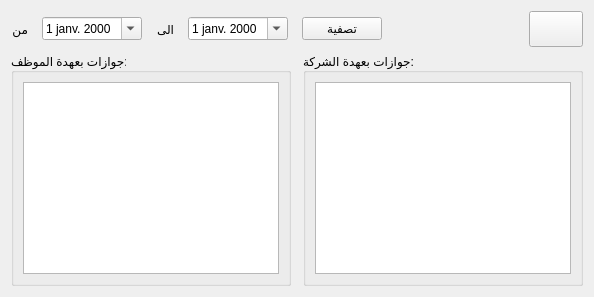
             <widget class="QWidget" name="page_2">
              <layout class="QGridLayout" name="gridLayout_5">
               <item row="1" column="0">
                <widget class="QGroupBox" name="groupBox_employee_custody">
                 <property name="title">
                  <string>جوازات بعهدة الموظف:</string>
                 </property>
                 <layout class="QVBoxLayout" name="verticalLayout_employee_custody">
                  <item>
                   <widget class="QTableWidget" name="table_employee_custody">
                    <property name="editTriggers">
                     <set>QAbstractItemView::NoEditTriggers</set>
                    </property>
                   </widget>
                  </item>
                 </layout>
                </widget>
               </item>
               <item row="1" column="2">
                <widget class="QGroupBox" name="groupBox_company_custody">
                 <property name="title">
                  <string>جوازات بعهدة الشركة:</string>
                 </property>
                 <layout class="QVBoxLayout" name="verticalLayout_company_custody">
                  <item>
                   <widget class="QTableWidget" name="table_company_custody">
                    <property name="editTriggers">
                     <set>QAbstractItemView::NoEditTriggers</set>
                    </property>
                   </widget>
                  </item>
                 </layout>
                </widget>
               </item>
               <item row="0" column="0" colspan="3">
                <layout class="QHBoxLayout" name="horizontalLayout_filter">
                 <property name="spacing">
                  <number>14</number>
                 </property>
                 <item>
                  <widget class="QLabel" name="label_from">
                   <property name="maximumSize">
                    <size>
                     <width>60</width>
                     <height>16777215</height>
                    </size>
                   </property>
                   <property name="text">
                    <string>من</string>
                   </property>
                  </widget>
                 </item>
                 <item>
                  <widget class="QDateEdit" name="dateEdit_from">
                   <property name="locale">
                    <locale language="French" country="France"/>
                   </property>
                   <property name="calendarPopup">
                    <bool>true</bool>
                   </property>
                  </widget>
                 </item>
                 <item>
                  <widget class="QLabel" name="label_to">
                   <property name="maximumSize">
                    <size>
                     <width>60</width>
                     <height>16777215</height>
                    </size>
                   </property>
                   <property name="text">
                    <string>الى</string>
                   </property>
                  </widget>
                 </item>
                 <item>
                  <widget class="QDateEdit" name="dateEdit_to">
                   <property name="locale">
                    <locale language="French" country="France"/>
                   </property>
                   <property name="calendarPopup">
                    <bool>true</bool>
                   </property>
                  </widget>
                 </item>
                 <item>
                  <widget class="QPushButton" name="btn_filter_employee_custody">
                   <property name="text">
                    <string>تصفية</string>
                   </property>
                   <property name="icon">
                    <iconset resource="img/img.qrc">
                     <normaloff>:/img/icon-filter.png</normaloff>:/img/icon-filter.png</iconset>
                   </property>
                   <property name="iconSize">
                    <size>
                     <width>32</width>
                     <height>32</height>
                    </size>
                   </property>
                  </widget>
                 </item>
                 <item>
                  <spacer name="horizontalSpacer_12">
                   <property name="orientation">
                    <enum>Qt::Horizontal</enum>
                   </property>
                   <property name="sizeHint" stdset="0">
                    <size>
                     <width>40</width>
                     <height>20</height>
                    </size>
                   </property>
                  </spacer>
                 </item>
                 <item>
                  <widget class="QPushButton" name="btn_refresh_custody">
                   <property name="styleSheet">
                    <string notr="true">padding: 10px;</string>
                   </property>
                   <property name="text">
                    <string/>
                   </property>
                   <property name="icon">
                    <iconset resource="img/img.qrc">
                     <normaloff>:/img/icon-refresh.png</normaloff>:/img/icon-refresh.png</iconset>
                   </property>
                   <property name="iconSize">
                    <size>
                     <width>32</width>
                     <height>32</height>
                    </size>
                   </property>
                  </widget>
                 </item>
                </layout>
               </item>
              </layout>
             </widget>
